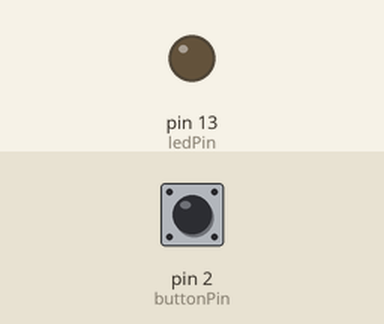
The sketch below on a simulated Arduino Uno, built with avr-gcc and run on an emulated ATmega328P. Shown: output pins drawn as LEDs (lit = HIGH). Inputs (shaded band) come from the test bench; at power-on: pin 2 (buttonPin) HIGH.

Above: at 1.2 s.
1.3 s: pin 2 (buttonPin) pulled LOW for 0.15 s
At 2.3 s:
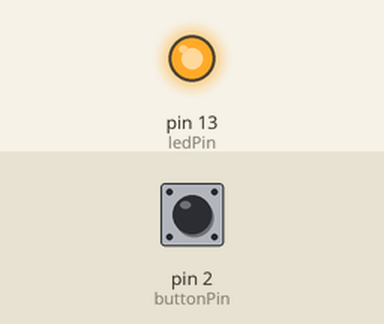
Timing chart, 0 to 10.4 s (numbered marks = the images above; inputs shaded):
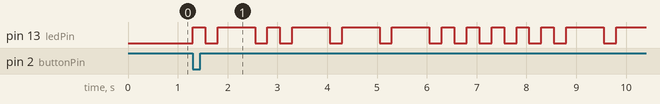

Measured:
- after the input at 1.3 s, pin 13 (ledPin): LOW → HIGH at once, → LOW 0.25 s later, → HIGH 0.25 s later, → LOW 0.75 s later, … (25 changes in this stretch)

The sketch:

Task1.1P.ino
```cpp
const int buttonPin = 2;
const int ledPin = LED_BUILTIN;
bool ledStatus = false;  // Checking LED state

// Morse code translation of Rohan
const String morseCode[] = {".-.", "---", "....", ".-", "-."};

void setup() {
  pinMode(buttonPin, INPUT_PULLUP);
  pinMode(ledPin, OUTPUT);
}

void loop() {
  // Check state of the button
  int buttonState = digitalRead(buttonPin);

  // Check if button is pressed, if it low, toggle LED on
  if (buttonState == LOW) {
    // Toggle the LED state
    ledStatus = !ledStatus;
    digitalWrite(ledPin, ledStatus ? HIGH : LOW);

    // Start morse code blink
    for (const String& code : morseCode) {
      blinkMorseCode(code);
    }

    // Wait for button release
    while (digitalRead(buttonPin) == LOW) {
      delay(10); // Wait for button release
    }
    delay(50);
  }
}

void blinkMorseCode(String code) {
  for (char c : code) {
    if (c == '.') {
      digitalWrite(ledPin, HIGH);  // Turn LED on for a dot
      delay(250);  // Dot duration
    } else if (c == '-') {
      digitalWrite(ledPin, HIGH);  // Turn LED on for a dash
      delay(750);  // Dash duration
    }
    digitalWrite(ledPin, LOW);  // Turn LED off
    delay(250);  // Delay between dots and dashes
  }
}
```
